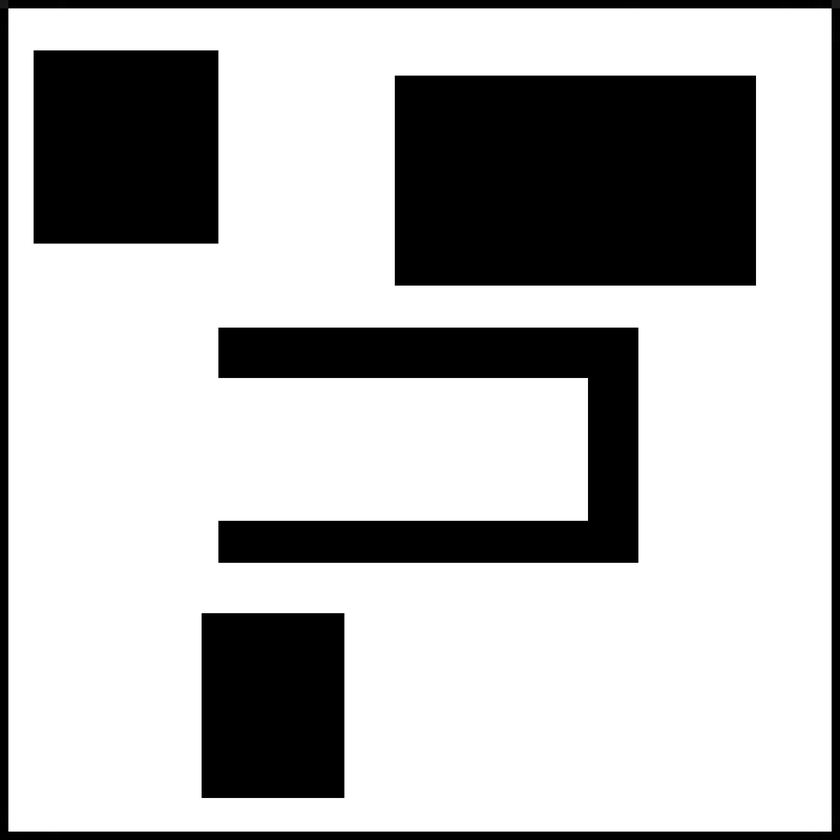
#> input picture ME766 code/assignment_3/workspace_1.png, 840 x 840 px, shrunk from 1500 x 1500 before the run, given in place of workspace_1.jpg, which was not available
$ python ass3.py
#> lines starting #> are read from the running program, lines starting #| are printed output that depends on the picture; after the words box and inside, x2 and y2 are one past the last pixel; in counts of white or black regions, pixels touching at a corner belong together
import matplotlib.pyplot as plt
import matplotlib.image as mpimg
import numpy as np
import matplotlib.ticker as plticker
import sys
import math
import cv2
import time

# Define starting and goal positions
startX, startY = 50,50
goalX, goalY =  90,90

# Workspace Figure settings
fig = plt.figure()
ax = fig.add_subplot(1,1,1)

# Loading Workspace Image
workspace = cv2.imread('workspace_1.jpg',0)
#> workspace is the input picture: shape (840, 840); min 0, max 255, mean 178.4
_, workspace = cv2.threshold(workspace, 127, 255, cv2.THRESH_BINARY)
#> workspace: shape (840, 840); 70.2% white; 5 black regions, box (x1, y1, x2, y2) and area: (395, 76, 756, 286) 75810, (218, 328, 638, 563) 45789, (34, 50, 218, 244) 35696, (0, 0, 840, 840) 26628, (202, 613, 344, 798) 26270


# workspace coordinates are flipped
workspace[90:95,80:85]=0

workspaceplot = ax.imshow(workspace)

ax.scatter(startX, startY,marker='x',color='red')
ax.scatter(goalX, goalY, marker='o', color='blue')
ax.axis([0, 100, 0, 100])


w1 = 1
w2 = 1
class node():
    def __init__(self, xnode, ynode):
        self.x, self.y = xnode, ynode

        # Heuristic
        self.h = math.sqrt((self.x-goalX)**2+(self.y-goalY)**2)
        self.g = 10000000000
        self.f = 10000000000
        self.parentx = 0
        self.parenty = 0

# Getters and setters for f, g and h values

    def get_h(self):
        return self.h

    def get_g(self):
        return self.g
    def set_g(self,gval):
        self.g = gval

    def get_f(self):
        self.f = w1*self.g+w2*self.h
        return self.f

    def get_parent(self):
        return self.parentx, self.parenty
    def set_parent(self,parentxval,parentyval):
        self.parentx=parentxval
        self.parenty=parentyval

    def isValid(self):
        if(self.x>=0 and self.x<=100 and self.y>=0 and self.y<=100):
            return True
        else:
            return False
    def isObstacle(self):
        if(workspace[self.y][self.x]==0):
            return True
        else:
            return False
    def isDestination(self):
        if(self.x==goalX and self.y==goalY):
            return True
        else:
            return False


def retrace_path(currentNode, closedList):
    path = []
    temp = currentNode
    while(not(temp.x==startX and temp.y==startY)):
        print(temp.x,temp.y, temp.get_parent())
        a,b = temp.get_parent()
        path.append((a,b))
        temp = closedList[(a,b)]

    return path


def dist(currentNode, neighbour):
    return math.sqrt((currentNode.x-neighbour.x)**2+(currentNode.y-neighbour.y)**2)

major_ticks = np.arange(0, 100, 1)
ax.set_xticks(major_ticks)
ax.set_yticks(major_ticks)
ax.grid('on')


def algorithm():

    if(not node(startX, startY).isValid()):
        print('Starting position is not valid!')
        return None;
    if(not node(goalX, goalY).isValid()):
        print('Goal position is not valid!')
        return None;
    if(node(startX, startY).isObstacle()):
        print('Starting position is in obstacle!')
        return None;
    if(node(goalX, goalY).isObstacle()):
        print('Goal position is in obstacle!')
        return None;

    startingNode = node(startX, startY)
    startingNode.set_parent(startingNode.x, startingNode.y)
    startingNode.set_g(0)

    openList = {}
    openList[(startingNode.x,startingNode.y)] = startingNode
    closedList = {}
    currentNode = startingNode


    while(not(len(openList)==0)):
        path = []
        # Finding the node with lowest f value in openlist, this will be our currentNode
        firstKey = list(openList)[0]
        currentNode = openList[firstKey]

        for node_ in openList.values():
            if(currentNode.get_f()>node_.get_f()):
                currentNode = node_


        print('.',end='')

        ax.scatter(currentNode.x,currentNode.y,color='white',marker='o')
        plt.show()

        # If this node is the destination, we are finished
        if(currentNode.isDestination()):

            print('Destination found!')
            path = retrace_path(currentNode, closedList)
            return path, currentNode


        else:

            del openList[(currentNode.x,currentNode.y)]
            closedList[(currentNode.x,currentNode.y)] = currentNode

            # Generate neighbors of current node
#             neighbours_of_current_node = [node((currentNode.x-1),currentNode.y),node(currentNode.x,(currentNode.y-1)),
#                                           node((currentNode.x-1),(currentNode.y-1)),node((currentNode.x+1),currentNode.y),
#                                           node(currentNode.x,(currentNode.y+1)),node((currentNode.x+1),(currentNode.y+1)),
#                                           node((currentNode.x+1),(currentNode.y-1)),node((currentNode.x-1),(currentNode.y+1))]

            neighbours_of_current_node = [node((currentNode.x),(currentNode.y)+1), node((currentNode.x)+1,(currentNode.y)+1),
                                          node((currentNode.x)+1,(currentNode.y)), node((currentNode.x)+1,(currentNode.y)-1),
                                          node((currentNode.x),(currentNode.y)-1), node((currentNode.x)-1,(currentNode.y)-1),
                                          node((currentNode.x)-1,(currentNode.y)), node((currentNode.x)-1,(currentNode.y)+1)]

            # Set parents of proper neighbours not in open list and closed list
            for neighbour in neighbours_of_current_node:

                if(neighbour.isValid() and not(neighbour.isObstacle())):


                    if(neighbour.isDestination()):

                        print('Destination found!')
                        neighbour.set_parent(currentNode.x,currentNode.y)
                        path = retrace_path(neighbour, closedList)
                        return path, currentNode

                    if(neighbour in closedList.values()):
                        continue

                    tentative_gScore = currentNode.get_g()+ dist(currentNode, neighbour)

                    if(tentative_gScore<neighbour.get_g()):

                        if(not(neighbour in openList.values())):

                            neighbour.set_parent(currentNode.x,currentNode.y)
                            openList[(neighbour.x,neighbour.y)]= neighbour

                        openList[(neighbour.x,neighbour.y)].set_parent(currentNode.x,currentNode.y)
                        openList[(neighbour.x,neighbour.y)].set_g(tentative_gScore)


plt.show()
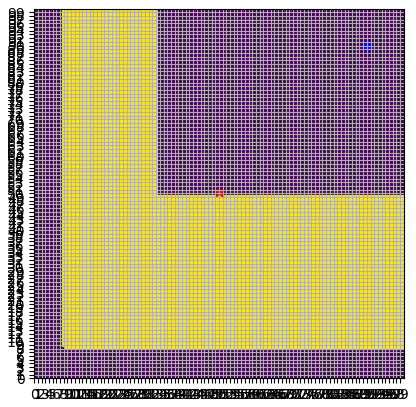
#> figure drawn by matplotlib, 1 panel

path, node__ = algorithm()
#> (the run stopped early here; a loop or call above may not have finished)

$ run again, with ME766 code/assignment_3/workspace_2.png copied over ME766 code/assignment_3/workspace_1.png
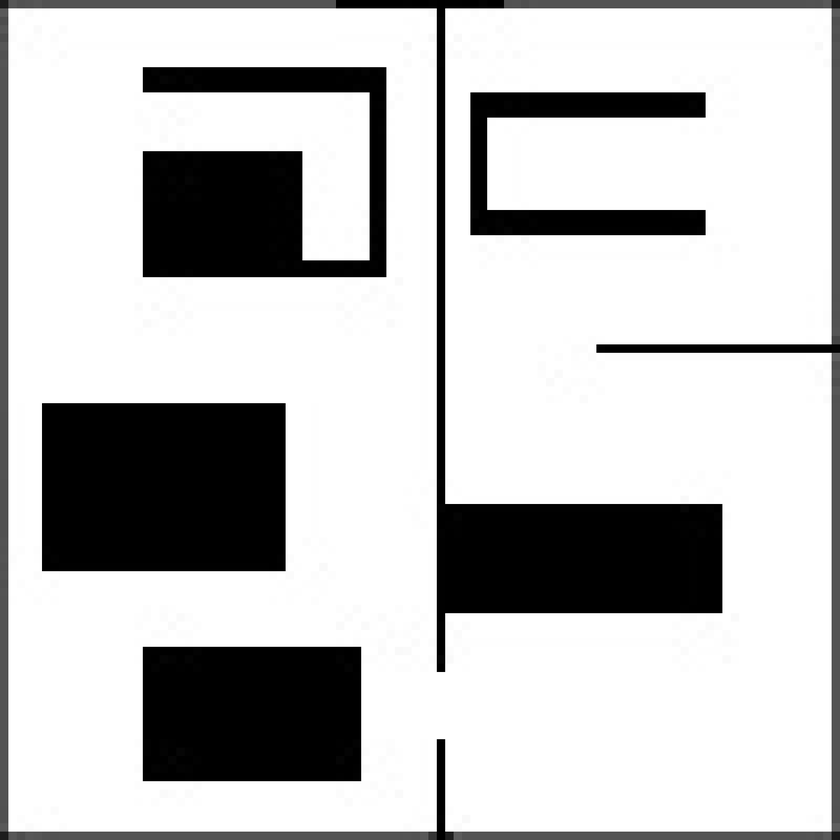
#> input picture ME766 code/assignment_3/workspace_2.png, 840 x 840 px, shrunk from 1500 x 1500 before the run, given in place of workspace_1.jpg, which was not available
#> workspace is the input picture: shape (840, 840); min 0, max 255, mean 192.6
#> `_, workspace = cv2.threshold(workspace, 127, 255, cv2.THRESH_BINARY)`:
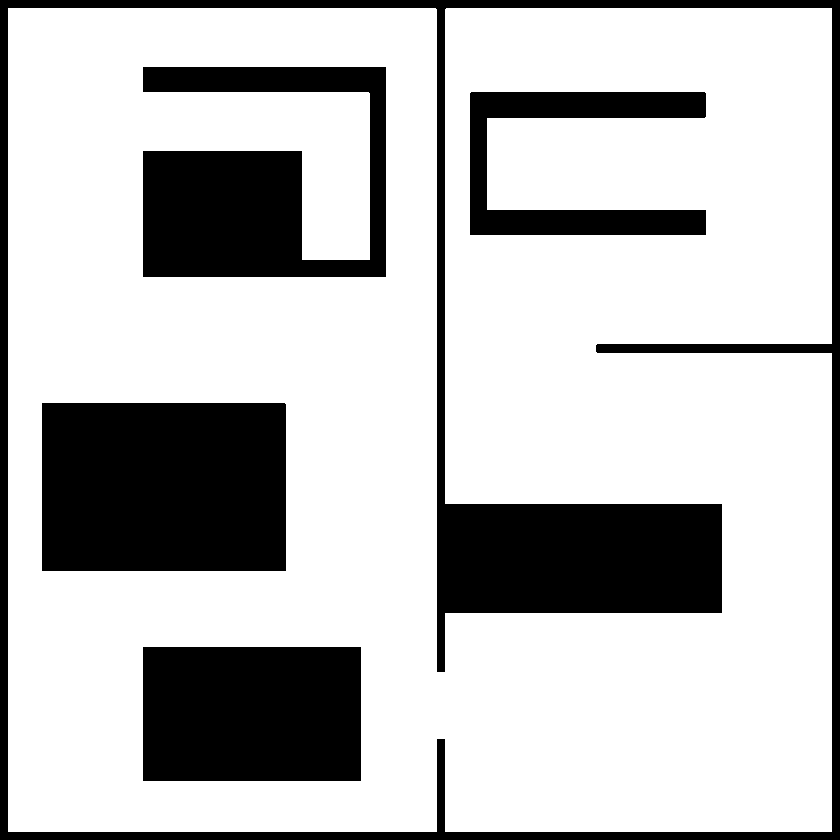
#> workspace: shape (840, 840); 74.6% white; 5 black regions, box (x1, y1, x2, y2) and area: (0, 0, 840, 840) 64997, (42, 403, 286, 571) 40991, (143, 67, 386, 277) 30226, (143, 647, 361, 781) 29212, (470, 92, 706, 235) 13597
#> `plt.show()`:
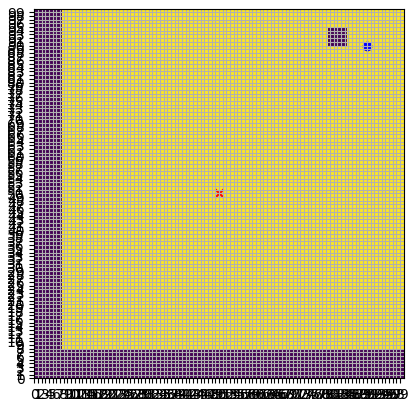
#> figure drawn by matplotlib, 1 panel

$ run again, with ME766 code/assignment_3/algorithm.PNG copied over ME766 code/assignment_3/workspace_1.png
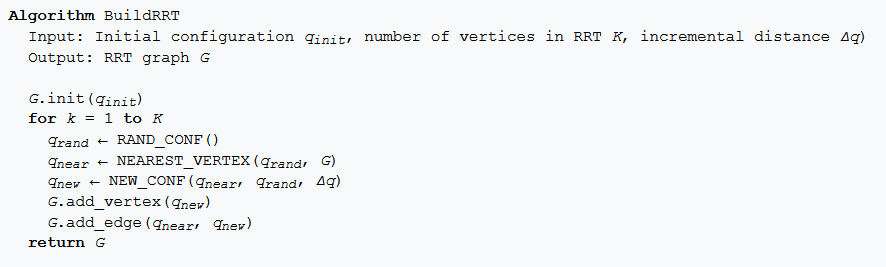
#> input picture ME766 code/assignment_3/algorithm.PNG, 886 x 267 px, given in place of workspace_1.jpg, which was not available
#> `_, workspace = cv2.threshold(workspace, 127, 255, cv2.THRESH_BINARY)`:
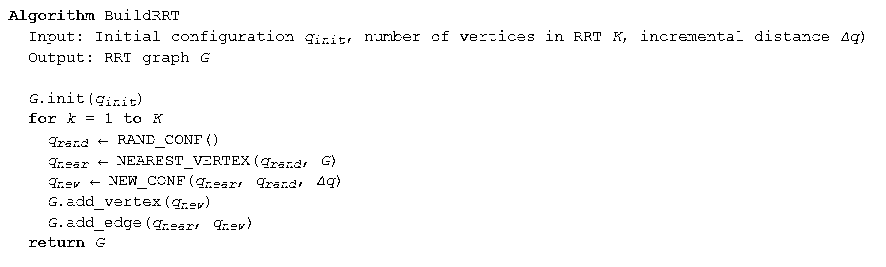
#> workspace: shape (267, 886); 97.7% white; black in thin lines or dots, all inside (x1, y1, x2, y2) = (8, 9, 864, 247)
#> `plt.show()`:
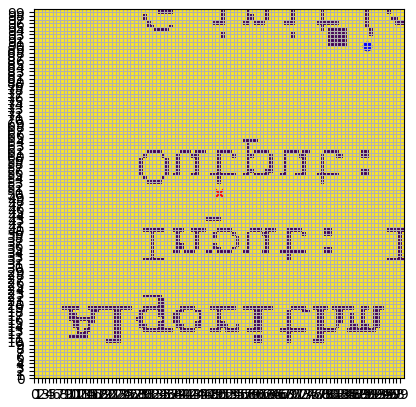
#> figure drawn by matplotlib, 1 panel
